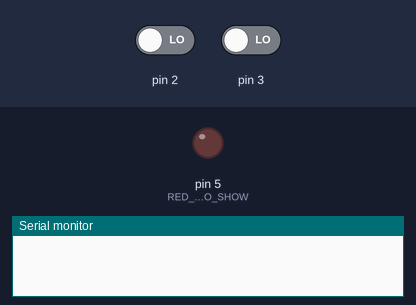
A sketch run on a simulated Arduino Uno, built with avr-gcc and run on an emulated ATmega328P. Parts: output pins drawn as LEDs (lit = HIGH), the last lines printed to the serial monitor. Inputs (shaded band) come from the test bench; at power-on: pin 2 LOW, pin 3 LOW. Pins used as bus, display or sensor lines are not drawn.

Above: at 1.2 s.
1.3 s: pin 2 driven HIGH
2.8 s: pin 2 driven LOW
At 4.0 s:
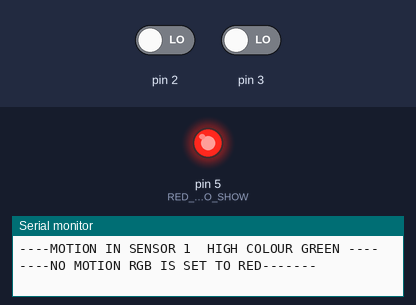
4.3 s: pin 3 driven HIGH
At 5.2 s:
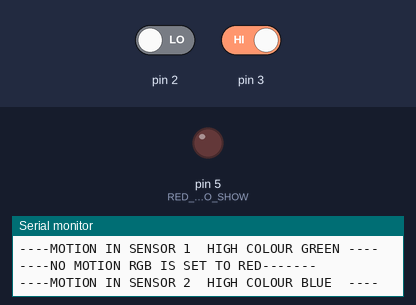
5.8 s: pin 3 driven LOW
At 6.3 s:
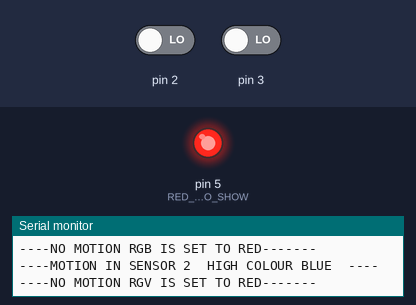
Timing chart, 0 to 8.3 s (numbered marks = the images above; inputs shaded):
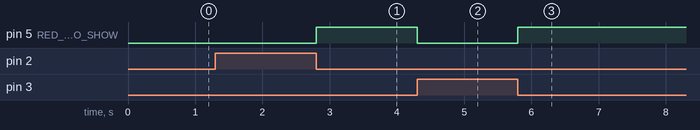

The sketch:

MUTLIPLE_INPUTS.ino
```cpp
void setup()
{
  //mentioning th pin of motion and RGB
  pinMode(2,INPUT);	//2 PIN FOR THE MOTION SENSOR 1
  pinMode(3,INPUT); //3 PIN FOR THE MOTION SENSOR 2
  //MENTI0NG THE RGB
  pinMode(7,OUTPUT);  //MENTIONG THE BLUE COLOUR FOR  MOTION IN 1 SENSOR
  pinMode(4,OUTPUT);  //MENTIONG THE BLUE COLOUR FOR  MOTION IN 2 SENSOR
  pinMode(5,OUTPUT);  //RED IS ALWAYS ON TO SHOW NOTHING DETCTECTED
  //USING THE CHANGE INTYERRUPT
  //THIS WILL HELP IN MANAGING WHEN STATE IS LOW IT IS SET TO HIGH
  //AND VICE VERSA
  attachInterrupt(digitalPinToInterrupt(2),MOTIONDETECTED1, CHANGE);
  attachInterrupt(digitalPinToInterrupt(3),MOTIONDETECTED2, CHANGE);
  //giving the baudrate for easy communication
  Serial.begin(9600);
}

void loop()
{
  // MAKING THE LOOP EMPTY TO  IMPLEMENT INTERRUPT AND THIS WILL
  //HELP IN MANAGING THE LOAD WHEN THE STATE CHANGES THEN IT IS CALLED

}

void MOTIONDETECTED1()
{
  if(digitalRead(2)==HIGH)
  {
    digitalWrite(7,HIGH);
    digitalWrite(5,LOW);
    Serial.println("----MOTION IN SENSOR 1  HIGH COLOUR GREEN ----");
  }
  else
  {
    digitalWrite(5,HIGH);
    digitalWrite(7,LOW);
    digitalWrite(4,LOW);
    Serial.println("----NO MOTION RGB IS SET TO RED-------");
  }
}

 void MOTIONDETECTED2()
 {
    if(digitalRead(3)==HIGH)
  {

   	digitalWrite(4,HIGH);
    digitalWrite(5,LOW);
    Serial.println("----MOTION IN SENSOR 2  HIGH COLOUR BLUE  ----");
  }
  else
  {
    digitalWrite(5,HIGH);
    digitalWrite(7,LOW);
    digitalWrite(4,LOW);
    Serial.println("----NO MOTION RGV IS SET TO RED-------");
  }
 }
```

Measured:
- after the input at 2.8 s, pin 5 (RED_IS_ALWAYS_ON_TO_SHOW): LOW → HIGH at once
- after the input at 4.3 s, pin 5 (RED_IS_ALWAYS_ON_TO_SHOW): HIGH → LOW at once
- after the input at 5.8 s, pin 5 (RED_IS_ALWAYS_ON_TO_SHOW): LOW → HIGH at once
